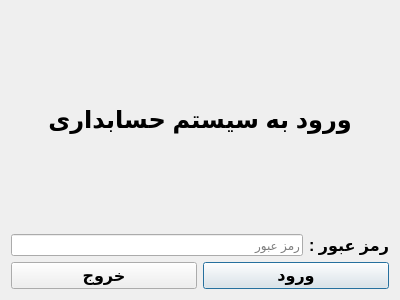
<?xml version="1.0" encoding="UTF-8"?>
<ui version="4.0">
 <class>login_dialog</class>
 <widget class="QDialog" name="login_dialog">
  <property name="geometry">
   <rect>
    <x>0</x>
    <y>0</y>
    <width>400</width>
    <height>300</height>
   </rect>
  </property>
  <property name="minimumSize">
   <size>
    <width>400</width>
    <height>300</height>
   </size>
  </property>
  <property name="windowTitle">
   <string>ورود</string>
  </property>
  <property name="layoutDirection">
   <enum>Qt::RightToLeft</enum>
  </property>
  <layout class="QVBoxLayout" name="verticalLayout">
   <item>
    <layout class="QHBoxLayout" name="horizontalLayout_2">
     <item>
      <widget class="QLabel" name="label_2">
       <property name="font">
        <font>
         <family>Arial</family>
         <pointsize>18</pointsize>
         <weight>75</weight>
         <bold>true</bold>
        </font>
       </property>
       <property name="text">
        <string>ورود به سیستم حسابداری</string>
       </property>
       <property name="alignment">
        <set>Qt::AlignCenter</set>
       </property>
       <property name="wordWrap">
        <bool>true</bool>
       </property>
      </widget>
     </item>
    </layout>
   </item>
   <item>
    <layout class="QHBoxLayout" name="horizontalLayout_4">
     <item>
      <widget class="QLabel" name="label_5">
       <property name="font">
        <font>
         <family>Arial</family>
         <pointsize>12</pointsize>
         <weight>75</weight>
         <bold>true</bold>
        </font>
       </property>
       <property name="text">
        <string>رمز عبور :</string>
       </property>
      </widget>
     </item>
     <item>
      <widget class="QLineEdit" name="txt_password">
       <property name="inputMethodHints">
        <set>Qt::ImhNone</set>
       </property>
       <property name="inputMask">
        <string/>
       </property>
       <property name="text">
        <string/>
       </property>
       <property name="maxLength">
        <number>10</number>
       </property>
       <property name="placeholderText">
        <string>رمز عبور</string>
       </property>
       <property name="clearButtonEnabled">
        <bool>false</bool>
       </property>
      </widget>
     </item>
    </layout>
   </item>
   <item>
    <layout class="QHBoxLayout" name="horizontalLayout_3">
     <item>
      <widget class="QPushButton" name="btn_login">
       <property name="font">
        <font>
         <family>Arial</family>
         <pointsize>12</pointsize>
         <weight>75</weight>
         <bold>true</bold>
        </font>
       </property>
       <property name="text">
        <string>ورود</string>
       </property>
      </widget>
     </item>
     <item>
      <widget class="QPushButton" name="btn_exit">
       <property name="font">
        <font>
         <family>Arial</family>
         <pointsize>12</pointsize>
         <weight>75</weight>
         <bold>true</bold>
        </font>
       </property>
       <property name="text">
        <string>خروج</string>
       </property>
      </widget>
     </item>
    </layout>
   </item>
  </layout>
 </widget>
 <resources/>
 <connections/>
</ui>
